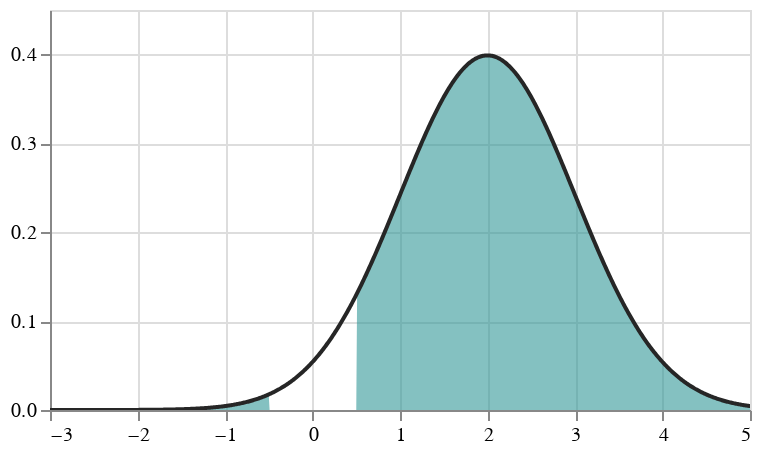

This figure's notebook cell:
### Markdown cell above
### If conditional to set values to zero in threshold range

**NOTE: Realize now that need to incorporate `inc` in normalization of integration**

### Code cell
fine_inc = 0.01
df_fine = pd.DataFrame({'x':np.arange(-10,20+fine_inc,fine_inc)})

xmin = -3
xmax = 5

c_width = 1.0
t_width = 1.0

t_center_slider = alt.binding_range(min=xmin, max=xmax, step=fine_inc, name='Treatment center:')
t_center_selector = alt.selection_single(name="TCenter", fields=['center'],
                                bind=t_center_slider, init={'center': 2})

thresh_slider = alt.binding_range(min=0, max=xmax, step=fine_inc, name='Responder threshold:')
thresh_selector = alt.selection_single(name="Threshold", fields=['threshold'],
                                bind=thresh_slider, init={'threshold': 0.5})

base = alt.Chart(df_fine).transform_calculate(
    c_y = (1.0/(alt.expr.sqrt(2*alt.expr.PI)*c_width))*alt.expr.exp(-0.5*(pow((alt.datum.x - 0.0)/c_width,2))),
    t_y = (1.0/(alt.expr.sqrt(2*alt.expr.PI)*t_width))*alt.expr.exp(-0.5*(pow((alt.datum.x - t_center_selector.center)/t_width,2)))
)

t_gauss_base = base.encode(
    x = alt.X('x:Q', scale=alt.Scale(domain=[xmin,xmax]), title='')
)
t_line = t_gauss_base.mark_line(color='#262626',clip=True).encode(
    y = alt.Y('t_y:Q', scale=alt.Scale(domain=[0,0.45]), title='')
).add_selection(
    thresh_selector, 
    t_center_selector
)
t_area = t_gauss_base.mark_area(
    color='#33989899',
    clip=True
).encode(
    y = alt.Y('t_y2:Q', scale=alt.Scale(domain=[0,0.45]), title='')
).transform_calculate( 
    t_y2 = alt.expr.if_(alt.expr.inrange(alt.datum.x,[-thresh_selector.threshold,thresh_selector.threshold]),0,alt.datum.t_y)
)

fancy_combo = (t_area + t_line).properties(height = 200, width=350)

fancy_combo

### Figure 1 — Vega-Lite specification as saved in the notebook (floating-point values rounded to 4 significant figures; data arrays with more than 128 entries replaced by an {"elided": "..."} marker saying what was removed)
{"config": {"view": {"continuousWidth": 400, "continuousHeight": 300}}, "layer": [{"mark": {"type": "area", "clip": true, "color": "#33989899"}, "encoding": {"x": {"type": "quantitative", "field": "x", "scale": {"domain": [-3, 5]}, "title": ""}, "y": {"type": "quantitative", "field": "t_y2", "scale": {"domain": [0, 0.45]}, "title": ""}}, "transform": [{"calculate": "((1.0 / (sqrt((2 * PI)) * 1.0)) * exp((-0.5 * pow(((datum.x - 0.0) / 1.0),2))))", "as": "c_y"}, {"calculate": "((1.0 / (sqrt((2 * PI)) * 1.0)) * exp((-0.5 * pow(((datum.x - TCenter.center) / 1.0),2))))", "as": "t_y"}, {"calculate": "if(inrange(datum.x,[(-Threshold.threshold), Threshold.threshold]),0,datum.t_y)", "as": "t_y2"}]}, {"mark": {"type": "line", "clip": true, "color": "#262626"}, "encoding": {"x": {"type": "quantitative", "field": "x", "scale": {"domain": [-3, 5]}, "title": ""}, "y": {"type": "quantitative", "field": "t_y", "scale": {"domain": [0, 0.45]}, "title": ""}}, "selection": {"Threshold": {"type": "single", "fields": ["threshold"], "bind": {"input": "range", "max": 5, "min": 0, "name": "Responder threshold:", "step": 0.01}, "init": {"threshold": 0.5}}, "TCenter": {"type": "single", "fields": ["center"], "bind": {"input": "range", "max": 5, "min": -3, "name": "Treatment center:", "step": 0.01}, "init": {"center": 2}}}, "transform": [{"calculate": "((1.0 / (sqrt((2 * PI)) * 1.0)) * exp((-0.5 * pow(((datum.x - 0.0) / 1.0),2))))", "as": "c_y"}, {"calculate": "((1.0 / (sqrt((2 * PI)) * 1.0)) * exp((-0.5 * pow(((datum.x - TCenter.center) / 1.0),2))))", "as": "t_y"}]}], "data": {"name": "data-054233818168e3a8a734619df8700ec9"}, "height": 200, "width": 350, "$schema": "https://vega.github.io/schema/vega-lite/v4.8.1.json", "datasets": {"data-054233818168e3a8a734619df8700ec9": {"elided": "3001 records"}}}
